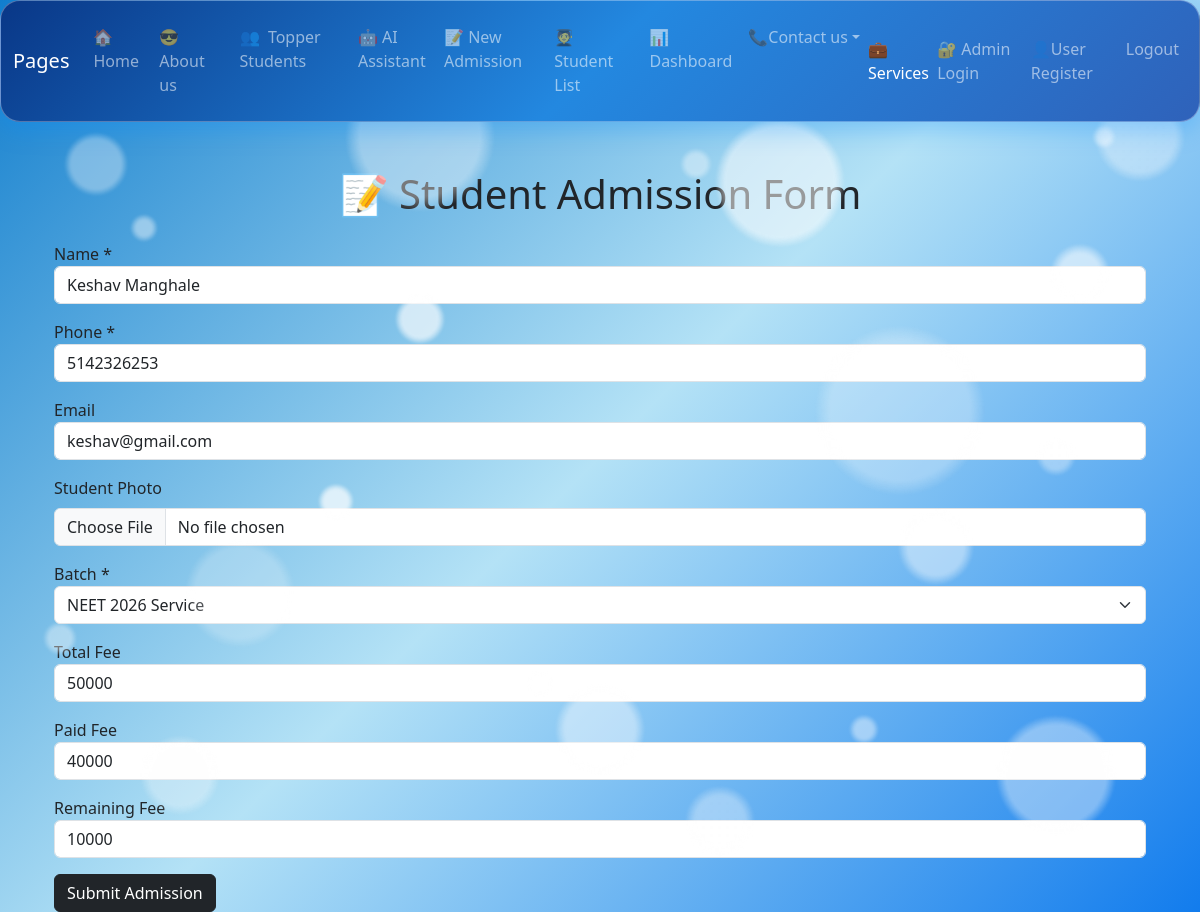
Page /edit/4 (signed in) on the committed database.
### app.py (models this page shows, shortened)
class Student(db.Model):
    id = db.Column(db.Integer, primary_key=True)
    name = db.Column(db.String(100), nullable=False)
    phone = db.Column(db.String(15), nullable=False)
    email = db.Column(db.String(100))
    photo = db.Column(db.String(100))
    batch = db.Column(db.String(50), nullable=False)
    total_fee = db.Column(db.Integer, default=0)
    paid_fee = db.Column(db.Integer, default=0)
    admission_date = db.Column(db.DateTime, default=datetime.utcnow)

### app.py (the view, shortened to what this page needs)
@app.route('/edit/<int:id>', methods=['GET', 'POST'])
def edit_student(id):
    student = Student.query.get_or_404(id)
    return render_template("Admission.html", student=student)

### templates/Admission.html (shortened to what this page needs)
{% extends 'base.html' %}
{% block content %}
<div class="container mt-5">
    <h1 class="text-center mb-4">📝 Student Admission Form</h1>
    <form method="POST"
    enctype="multipart/form-data">
        <div class="mb-3">
            <label>Name *</label>
            <input type="text" name="name" class="form-control" value="{{ student.name if student else '' }}" required>
        </div>
        <div class="mb-3">
            <label>Phone *</label>
            <input type="tel" name="phone" class="form-control" value="{{ student.phone if student else '' }}" required>
        </div>
        <div class="mb-3">
            <label>Email</label>
            <input type="email" name="email" class="form-control " value="{{student.email if student else '' }}" required>
        </div>
        <div class="mb-3">
          <label class="form-label">Student Photo</label>
          <input type="file" name="photo" class="form-control">
        </div>
        <div class="mb-3">
            <label>Batch *</label>
            <select name="batch" id="batch" class="form-select" required onchange="setFee()">
    <option value="NEET"
    {% if student and student.batch=="NEET" %}selected{% endif %}>
        NEET 2026 Service
    </option>
</select>
        </div>
        <div class="mb-3">
            <label>Total Fee</label>
            <input type="number" name="total_fee" id="total_fee" class="form-control" value="{{ student.total_fee if student else '' }}" readonly>
        </div>
        <div class="mb-3">
            <label>Paid Fee</label>
            <input type="number" name="paid_fee" class="form-control" value="{{ student.paid_fee if student else '0' }}" >
        </div>
        <div class="mb-3">
    <label>Remaining Fee</label>
    <input type="number"
           id="remaining_fee"
           class="form-control"
           readonly>
</div>
        <button type="submit" class="btn btn-dark">Submit Admission</button>
    </form>
</div>
{% endblock %}

### templates/base.html (style rules this page uses)
body { background:linear-gradient(135deg,#127ecd,#b4e2f6,#127ced); min-height:100vh; overflow-x:hidden; }
body::before { content:""; position:fixed; top:0; left:0; width:100%; height:100%; pointer-events:none; z-index:0; background: radial-gradient(circle at 8% 18%, rgba(255,255,255,.35) 0 25px, transparent 32px), radial-gradient(circle at 20% 65%, rgba(255,255,255,.22) 0 45px, transparent 55px), radial-gradient(circle at 35% 35%, rgba(255,255,255,.30) 0 18px, transparent 25px), radial-gradient(circle at 50% 80%, rgba(255,255,255,.25) 0 35px, transparent 45px), radial-gradient(circle at 65% 20%, rgba(255,255,255,.32) 0 55px, transparent 65px), radial-gradient(circle at 78% 60%, rgba(255,255,255,.25) 0 28px, transparent 38px), radial-gradient(circle at 90% 30%, rgba(255,255,255,.35) 0 20px, transparent 30px), radial-gradient(circle at 88% 85%, rgba(255,255,255,.22) 0 50px, transparent 60px), radial-gradient(circle at 15% 85%, rgba(255,255,255,.18) 0 30px, transparent 40px), radial-gradient(circle at 35% 15%, rgba(255,255,255,.22) 0 60px, transparent 75px), radial-gradient(circle at 60% 90%, rgba(255,255,255,.20) 0 25px, transparent 35px), radial-gradient(circle at 75% 45%, rgba(255,255,255,.15) 0 70px, transparent 85px), radial-gradient(circle at 95% 15%, rgba(255,255,255,.20) 0 35px, transparent 45px), radial-gradient(circle at 35% 35%, rgba(255,255,255,.30) 0 18px, transparent 25px), radial-gradient(circle at 15% 85%, rgba(255,255,255,.18) 0 30px, transparent 40px), radial-gradient(circle at 35% 15%, rgba(255,255,255,.22) 0 60px, transparent 75px), radial-gradient(circle at 60% 90%, rgba(255,255,255,.20) 0 25px, transparent 35px), radial-gradient(circle at 75% 45%, rgba(255,255,255,.15) 0 70px, transparent 85px), radial-gradient(circle at 95% 15%, rgba(255,255,255,.20) 0 35px, transparent 45px), radial-gradient(circle at 35% 35%, rgba(255,255,255,.30) 0 18px, transparent 25px), radial-gradient(circle at 50% 80%, rgba(255,255,255,.25) 0 35px, transparent 45px), radial-gradient(circle at 65% 20%, rgba(255,255,255,.32) 0 55px, transparent 65px), radial-gradient(circle at 78% 60%, rgba(255,255,255,.25) 0 28px, transparent 38px), radial-gradient(circle at 90% 30%, rgba(255,255,255,.35) 0 20px, transparent 30px), radial-gradient(circle at 88% 85%, rgba(255,255,255,.22) 0 50px, transparent 60px), radial-gradient(circle at 12% 25%, rgba(255,255,255,.25) 0 8px, transparent 14px), radial-gradient(circle at 28% 55%, rgba(255,255,255,.45) 0 12px, transparent 18px), radial-gradient(circle at 45% 75%, rgba(255,255,255,.28) 0 7px, transparent 13px), radial-gradient(circle at 58% 18%, rgba(255,255,255,.22) 0 10px, transparent 16px), radial-gradient(circle at 72% 80%, rgba(255,255,255,.25) 0 9px, transparent 15px), radial-gradient(circle at 88% 50%, rgba(255,255,255,.20) 0 13px, transparent 20px), radial-gradient(circle at 92% 15%, rgba(255,255,255,.30) 0 6px, transparent 12px), radial-gradient(circle at 5% 70%, rgba(255,255,255,.22) 0 11px, transparent 17px), radial-gradient(circle at 12% 25%, rgba(255,255,255,.25) 0 8px, transparent 14px), radial-gradient(circle at 28% 55%, rgba(255,255,255,.45) 0 12px, transparent 18px), radial-gradient(circle at 45% 75%, rgba(255,255,255,.28) 0 7px, transparent 13px), radial-gradient(circle at 58% 18%, rgba(255,255,255,.22) 0 10px, transparent 16px), radial-gradient(circle at 72% 80%, rgba(255,255,255,.25) 0 9px, transparent 15px), radial-gradient(circle at 88% 50%, rgba(255,255,255,.20) 0 13px, transparent 20px), radial-gradient(circle at 92% 15%, rgba(255,255,255,.30) 0 6px, transparent 12px), radial-gradient(circle at 5% 70%, rgba(255,255,255,.22) 0 11px, transparent 17px); filter:blur(1px); animation:bubbleMove 8s ease-in-out infinite alternate; }

### rows in the picture
Student: name "Keshav Manghale", phone "5142326253", email "keshav@gmail.com", batch "NEET 2026 Service", total_fee "50000", paid_fee "40000"
